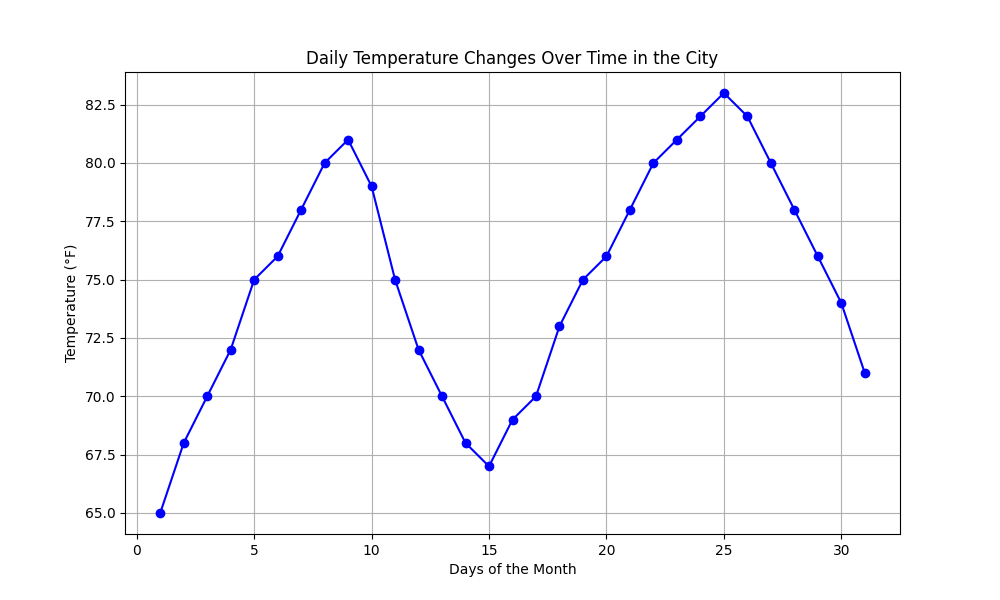

Reproduce this figure in Python.
# Q.2) Visualize the daily temperature changes over time in a city and give your conclusion
# Input: days = list(range(1, 32)) 
# Daily temperature data (replace with your own data) 
# temperature = [65, 68, 70, 72, 75, 76, 78, 80, 81, 79, 75, 72, 70, 68, 67, 69, 70, 73, 75, 76, 78, 80, 81, 82, 83, 82, 80, 78, 76, 74, 71]

# CODE:

# Import necessary libraries
import matplotlib.pyplot as plt

# Days of the month (1 to 31)
days = list(range(1, 32))

# Daily temperature data (replace this with your own data if necessary)
temperature = [65, 68, 70, 72, 75, 76, 78, 80, 81, 79, 75, 72, 70, 68, 67, 69, 70, 73, 75, 76, 78, 80, 81, 82, 83, 82, 80, 78, 76, 74, 71]

# Create a line plot to visualize temperature changes over time
plt.figure(figsize=(10,6))  # Set the figure size for better visibility
plt.plot(days, temperature, marker='o', linestyle='-', color='blue')  # Plot with markers on data points

# Add labels and title
plt.xlabel('Days of the Month')  # X-axis label
plt.ylabel('Temperature (°F)')  # Y-axis label
plt.title('Daily Temperature Changes Over Time in the City')  # Title of the plot

# Show grid for better readability
plt.grid(True)

# Show the plot
plt.show()

# Conclusion: The temperature shows an overall increasing trend at the start of the month, peaking around day 25, 
# followed by a slight drop towards the end of the month. There are some fluctuations, but the general pattern
# indicates warmer temperatures as the month progresses.
